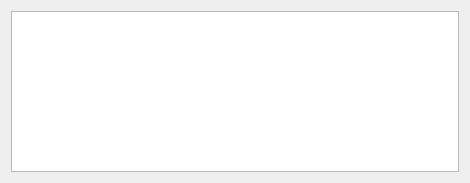
<?xml version="1.0" encoding="UTF-8"?>
<ui version="4.0">
 <class>detailDialog</class>
 <widget class="QDialog" name="detailDialog">
  <property name="geometry">
   <rect>
    <x>0</x>
    <y>0</y>
    <width>470</width>
    <height>183</height>
   </rect>
  </property>
  <property name="windowTitle">
   <string>Dataset Details</string>
  </property>
  <layout class="QGridLayout" name="gridLayout">
   <item row="0" column="0">
    <widget class="QTableWidget" name="detailDialogTable">
     <attribute name="horizontalHeaderStretchLastSection">
      <bool>true</bool>
     </attribute>
    </widget>
   </item>
  </layout>
 </widget>
 <resources/>
 <connections/>
</ui>
